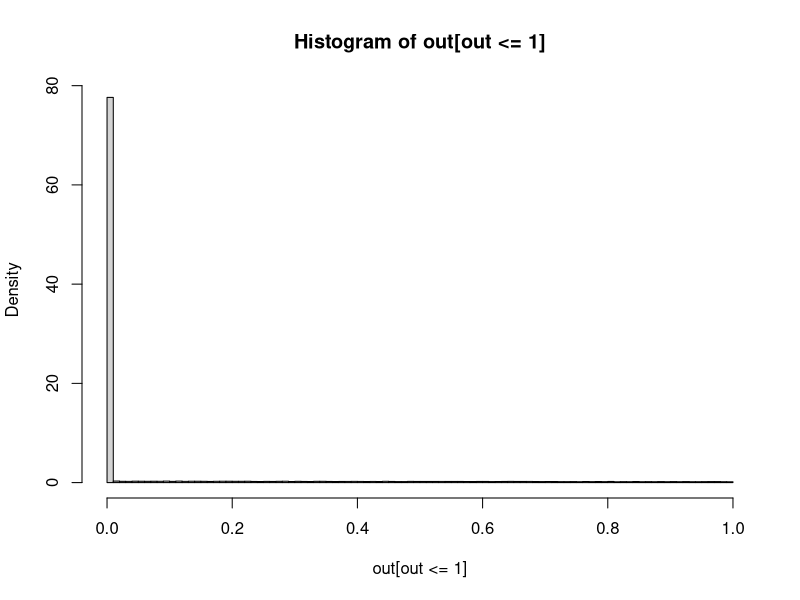

Write the R code that produced this figure.
mu <- mean(replicate(1e5,exp(-rexp(1))))

f <- function(x,n) {
  if (n/2<x){
    n/2
  } else {
    x
  }
}

f_prime <- function(x,n) {
  if (n/2<x) {
    0.5
  } else {
    0
  }
}

x_prime <- function(x,n) {
  (f(x,n)/n-f_prime(x,n))*(1-f(x,n)/n)^(n-1)
}

sim <- function() {
  N <- rexp(1,1)
  x <- rexp(1)
  Z <- x_prime(x,N)/dexp(N)
  if (Z>10){
    print(c(N,x,Z))
  }
  return(Z)
}

out <- pbapply::pbreplicate(1e5,sim())
print(summary(out))
hist(out[out<=1],freq=F,xlim=c(0,1),nclass =100)
